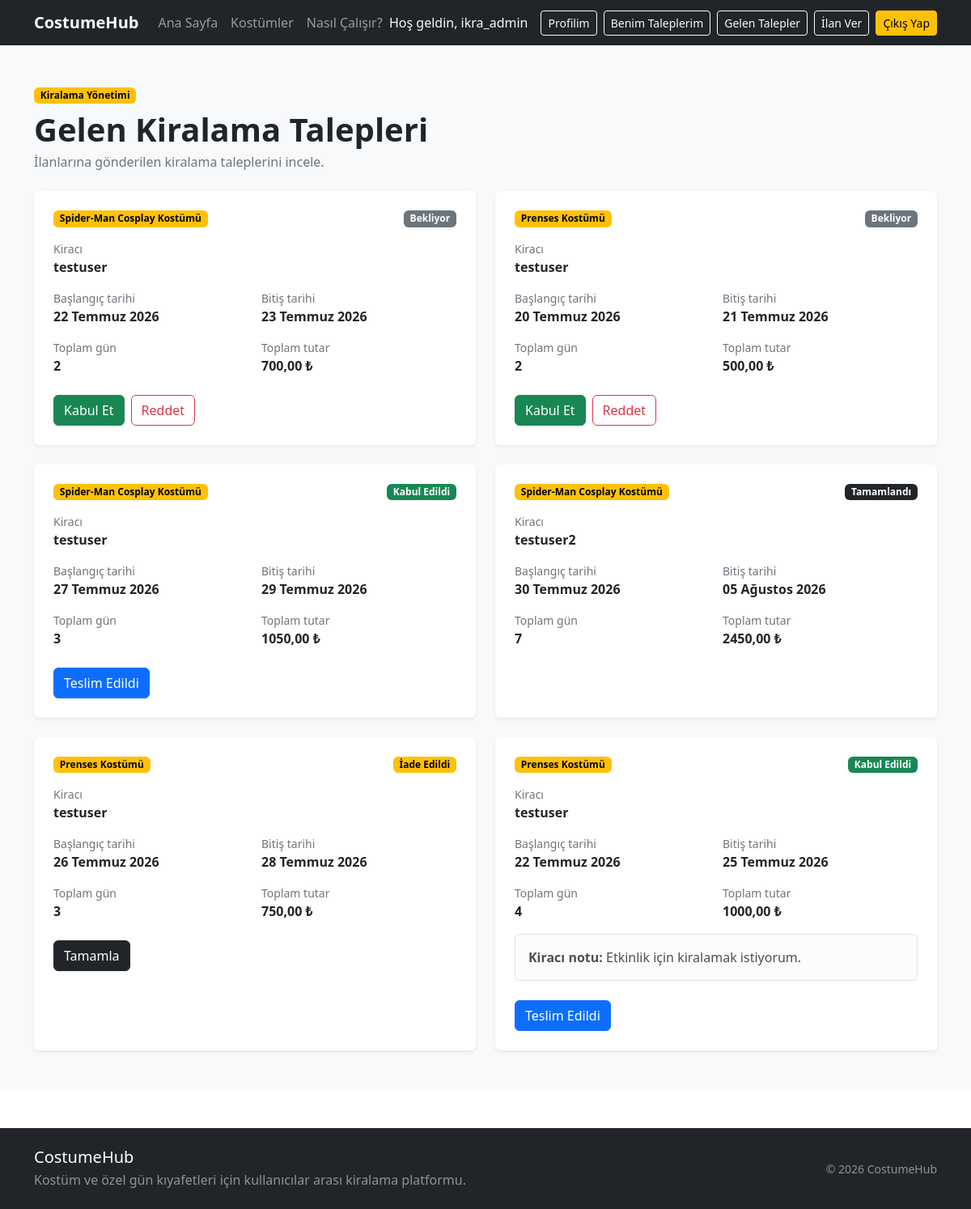
The app's page /kiralamalar/gelen-talepler/ (signed in) with its own data.
### rentals/models.py (models this page shows, shortened)
class KiralamaTalebi(models.Model):
    DURUM_SECENEKLERI = [
        ("BEKLIYOR", "Bekliyor"),
        ("KABUL_EDILDI", "Kabul Edildi"),
        ("TESLIM_EDILDI", "Teslim Edildi"),
        ("IADE_EDILDI", "İade Edildi"),
        ("TAMAMLANDI", "Tamamlandı"),
        ("REDDEDILDI", "Reddedildi"),
        ("IPTAL_EDILDI", "İptal Edildi"),
    ]
    ilan = models.ForeignKey(
        "products.Ilan",
        on_delete=models.CASCADE,
        related_name="kiralama_talepleri",
        verbose_name="İlan",
    )
    kiraci = models.ForeignKey(
        settings.AUTH_USER_MODEL,
        on_delete=models.CASCADE,
        related_name="kiralama_talepleri",
        verbose_name="Kiracı",
    )
    baslangic_tarihi = models.DateField(
        verbose_name="Başlangıç tarihi",
    )
    bitis_tarihi = models.DateField(
        verbose_name="Bitiş tarihi",
    )
    toplam_gun = models.PositiveIntegerField(
        verbose_name="Toplam gün",
    )
    toplam_tutar = models.DecimalField(
        max_digits=10,
        decimal_places=2,
        verbose_name="Toplam tutar",
    )
    durum = models.CharField(
        max_length=20,
        choices=DURUM_SECENEKLERI,
        default="BEKLIYOR",
        verbose_name="Talep durumu",
    )
    not_metni = models.TextField(
        blank=True,
        verbose_name="Kiracı notu",
    )
    olusturulma_tarihi = models.DateTimeField(
        auto_now_add=True,
        verbose_name="Oluşturulma tarihi",
    )
    guncellenme_tarihi = models.DateTimeField(
        auto_now=True,
        verbose_name="Güncellenme tarihi",
    )
    class Meta:
        verbose_name = "Kiralama talebi"
        verbose_name_plural = "Kiralama talepleri"
        ordering = ["-olusturulma_tarihi"]

### products/models.py (models this page shows, shortened)
class Ilan(models.Model):
    BEDEN_SECENEKLERI = [
        ("XS", "XS"),
        ("S", "S"),
        ("M", "M"),
        ("L", "L"),
        ("XL", "XL"),
        ("XXL", "XXL"),
        ("STANDART", "Standart"),
    ]
    DURUM_SECENEKLERI = [
        ("TASLAK", "Taslak"),
        ("YAYINDA", "Yayında"),
        ("PASIF", "Pasif"),
    ]
    ilan_sahibi = models.ForeignKey(
        settings.AUTH_USER_MODEL,
        on_delete=models.CASCADE,
        related_name="ilanlar",
        verbose_name="İlan sahibi",
    )
    kategori = models.ForeignKey(
        Kategori,
        on_delete=models.PROTECT,
        related_name="ilanlar",
        verbose_name="Kategori",
    )
    baslik = models.CharField(
        max_length=150,
        verbose_name="İlan başlığı",
    )
    aciklama = models.TextField(
        max_length=2000,
        verbose_name="Açıklama",
    )
    fotograf = models.ImageField(
    upload_to="ilanlar/",
    blank=True,
    null=True,
    verbose_name="İlan fotoğrafı",
)
    beden = models.CharField(
        max_length=20,
        choices=BEDEN_SECENEKLERI,
        verbose_name="Beden",
    )
    renk = models.CharField(
        max_length=50,
        verbose_name="Renk",
    )
    gunluk_fiyat = models.DecimalField(
        max_digits=10,
        decimal_places=2,
        verbose_name="Günlük kiralama ücreti",
    )
    depozito = models.DecimalField(
        max_digits=10,
        decimal_places=2,
        default=0,
        verbose_name="Depozito",
    )
    sehir = models.CharField(
        max_length=50,
        verbose_name="Şehir",
    )
    durum = models.CharField(
        max_length=20,
        choices=DURUM_SECENEKLERI,
        default="YAYINDA",
        verbose_name="İlan durumu",
    )
    mevcut_mu = models.BooleanField(
        default=True,
        verbose_name="Kiralamaya uygun mu?",
    )
    olusturulma_tarihi = models.DateTimeField(
        auto_now_add=True,
    )
    guncellenme_tarihi = models.DateTimeField(
        auto_now=True,
    )
    class Meta:
        verbose_name = "İlan"
        verbose_name_plural = "İlanlar"
        ordering = ["-olusturulma_tarihi"]

### rentals/views.py (the view)
@login_required
def gelen_kiralama_talepleri(request):
    talepler = (
        KiralamaTalebi.objects.filter(
            ilan__ilan_sahibi=request.user,
        )
        .select_related(
            "ilan",
            "kiraci",
        )
        .order_by("-olusturulma_tarihi")
    )
    return render(
        request,
        "rentals/gelen_kiralama_talepleri.html",
        {
            "talepler": talepler,
        },
    )

### templates/rentals/gelen_kiralama_talepleri.html (shortened to what this page needs)
{% extends "base.html" %}
{% block content %}
<section class="py-5 bg-light">
    <div class="container">
        <div class="mb-4">
            <span class="badge text-bg-warning mb-2">
                Kiralama Yönetimi
            </span>
            <h1 class="fw-bold mb-1">
                Gelen Kiralama Talepleri
            </h1>
            <p class="text-secondary mb-0">
                İlanlarına gönderilen kiralama taleplerini incele.
            </p>
        </div>
        {% if talepler %}
            <div class="row g-4">
                {% for talep in talepler %}
                    <div class="col-lg-6">
                        <div class="card h-100 border-0 shadow-sm">
                            <div class="card-body p-4">
                                <div class="d-flex justify-content-between align-items-start mb-3">
                                    <span class="badge text-bg-warning">
                                        {{ talep.ilan.baslik }}
                                    </span>
                                    {% if talep.durum == "BEKLIYOR" %}
                                        <span class="badge text-bg-secondary">
                                            Bekliyor
                                        </span>
                                    {% elif talep.durum == "KABUL_EDILDI" %}
                                        <span class="badge text-bg-success">
                                            Kabul Edildi
                                        </span>
                                    {% elif talep.durum == "TESLIM_EDILDI" %}
                                        <span class="badge text-bg-primary">
                                            Teslim Edildi
                                        </span>
                                    {% elif talep.durum == "IADE_EDILDI" %}
                                        <span class="badge text-bg-warning">
                                            İade Edildi
                                        </span>
                                    {% elif talep.durum == "TAMAMLANDI" %}
                                        <span class="badge text-bg-dark">
                                            Tamamlandı
                                        </span>
                                    {% elif talep.durum == "REDDEDILDI" %}
                                        <span class="badge text-bg-danger">
                                            Reddedildi
                                        </span>
                                    {% elif talep.durum == "IPTAL_EDILDI" %}
                                        <span class="badge text-bg-dark">
                                            İptal Edildi
                                        </span>
                                    {% else %}
                                        <span class="badge text-bg-light">
                                            {{ talep.get_durum_display }}
                                        </span>
                                    {% endif %}
                                </div>
                                <div class="mb-3">
                                    <div class="small text-secondary">
                                        Kiracı
                                    </div>
                                    <div class="fw-semibold">
                                        {{ talep.kiraci.username }}
                                    </div>
                                </div>
                                <div class="row g-3 mb-3">
                                    <div class="col-sm-6">
                                        <div class="small text-secondary">
                                            Başlangıç tarihi
                                        </div>
                                        <div class="fw-semibold">
                                            {{ talep.baslangic_tarihi }}
                                        </div>
                                    </div>
                                    <div class="col-sm-6">
                                        <div class="small text-secondary">
                                            Bitiş tarihi
                                        </div>
                                        <div class="fw-semibold">
                                            {{ talep.bitis_tarihi }}
                                        </div>
                                    </div>
                                    <div class="col-sm-6">
                                        <div class="small text-secondary">
                                            Toplam gün
                                        </div>
                                        <div class="fw-semibold">
                                            {{ talep.toplam_gun }}
                                        </div>
                                    </div>
                                    <div class="col-sm-6">
                                        <div class="small text-secondary">
                                            Toplam tutar
                                        </div>
                                        <div class="fw-bold">
                                            {{ talep.toplam_tutar }} ₺
                                        </div>
                                    </div>
                                </div>
                                {% if talep.not_metni %}
                                    <div class="alert alert-light border">
                                        <strong>Kiracı notu:</strong>
                                        {{ talep.not_metni }}
                                    </div>
                                {% endif %}
                                {% if talep.durum == "BEKLIYOR" %}
                                    <div class="d-flex gap-2 mt-4">
                                        <form
                                            method="POST"
                                            action="{% url 'rentals:kiralama_talebi_kabul_et' talep.id %}"
                                        >
                                            <button
                                                type="submit"
                                                class="btn btn-success"
                                            >
                                                Kabul Et
                                            </button>
                                        </form>
                                        <form
                                            method="POST"
                                            action="{% url 'rentals:kiralama_talebi_reddet' talep.id %}"
                                        >
                                            <button
                                                type="submit"
                                                class="btn btn-outline-danger"
                                            >
                                                Reddet
                                            </button>
                                        </form>
                                    </div>
                                {% elif talep.durum == "KABUL_EDILDI" %}
                                    <form
                                        method="POST"
                                        action="{% url 'rentals:kiralama_talebi_teslim_et' talep.id %}"
                                        class="mt-4"
                                    >
                                        <button
                                            type="submit"
                                            class="btn btn-primary"
                                        >
                                            Teslim Edildi
                                        </button>
                                    </form>
                                {% elif talep.durum == "IADE_EDILDI" %}
                                    <form
                                        method="POST"
                                        action="{% url 'rentals:kiralama_talebi_tamamla' talep.id %}"
                                        class="mt-4"
                                    >
                                        <button
                                            type="submit"
                                            class="btn btn-dark"
                                        >
                                            Tamamla
                                        </button>
                                    </form>
                                {% endif %}
                            </div>
                        </div>
                    </div>
                {% endfor %}
            </div>
        {% endif %}
    </div>
</section>
{% endblock %}

### templates/partials/navbar.html (shortened to what this page needs)
<nav class="navbar navbar-expand-lg navbar-dark bg-dark">
    <div class="container">
        <a class="navbar-brand fw-bold" href="{% url 'products:home' %}">
            CostumeHub
        </a>
        <div class="collapse navbar-collapse" id="anaMenu">
            <ul class="navbar-nav me-auto mb-2 mb-lg-0">
                <li class="nav-item">
                    <a
                        class="nav-link"
                        href="{% url 'products:home' %}"
                    >
                        Ana Sayfa
                    </a>
                </li>
                <li class="nav-item">
                    <a
                        class="nav-link"
                        href="{% url 'products:ilan_listesi' %}"
                    >
                        Kostümler
                    </a>
                </li>
                <li class="nav-item">
                    <a
                        class="nav-link"
                        href="{% url 'products:home' %}#nasil-calisir"
                    >
                        Nasıl Çalışır?
                    </a>
                </li>
            </ul>
            <div class="d-flex align-items-center gap-2">
                {% if user.is_authenticated %}
                    <span class="navbar-text text-light me-2">
                        Hoş geldin, {{ user.username }}
                    </span>
                    <a
                        href="{% url 'accounts:profil' %}"
                        class="btn btn-outline-light btn-sm"
                    >
                        Profilim
                    </a>
                    <a
                        href="{% url 'rentals:benim_kiralama_taleplerim' %}"
                        class="btn btn-outline-light btn-sm"
                    >
                        Benim Taleplerim
                    </a>
                    <a
                        href="{% url 'rentals:gelen_kiralama_talepleri' %}"
                        class="btn btn-outline-light btn-sm"
                    >
                        Gelen Talepler
                    </a>
                    <a
                        href="{% url 'products:ilan_olustur' %}"
                        class="btn btn-outline-light btn-sm"
                    >
                        İlan Ver
                    </a>
                    <form
                        method="POST"
                        action="{% url 'accounts:cikis' %}"
                        class="d-inline"
                    >
                        <button
                            type="submit"
                            class="btn btn-warning btn-sm"
                        >
                            Çıkış Yap
                        </button>
                    </form>
                {% endif %}
            </div>
        </div>
    </div>
</nav>

### static/css/style.css (style rules this page uses)
body { background-color: #ffffff; color: #212529; }
.card { transition: transform 0.2s ease, box-shadow 0.2s ease; }

### records on screen
KiralamaTalebi: ilan.baslik "Spider-Man Cosplay Kostümü", durum "Bekliyor", kiraci.username "testuser", baslangic_tarihi "22 Temmuz 2026", bitis_tarihi "23 Temmuz 2026", toplam_gun "2", toplam_tutar "700,00"
KiralamaTalebi: ilan.baslik "Prenses Kostümü", durum "Bekliyor", kiraci.username "testuser", baslangic_tarihi "20 Temmuz 2026", bitis_tarihi "21 Temmuz 2026", toplam_gun "2", toplam_tutar "500,00"
KiralamaTalebi: ilan.baslik "Spider-Man Cosplay Kostümü", durum "Kabul Edildi", kiraci.username "testuser", baslangic_tarihi "27 Temmuz 2026", bitis_tarihi "29 Temmuz 2026", toplam_gun "3", toplam_tutar "1050,00"
KiralamaTalebi: ilan.baslik "Spider-Man Cosplay Kostümü", durum "Tamamlandı", kiraci.username "testuser2", baslangic_tarihi "30 Temmuz 2026", bitis_tarihi "05 Ağustos 2026", toplam_gun "7", toplam_tutar "2450,00"
KiralamaTalebi: ilan.baslik "Prenses Kostümü", durum "İade Edildi", kiraci.username "testuser", baslangic_tarihi "26 Temmuz 2026", bitis_tarihi "28 Temmuz 2026", toplam_gun "3", toplam_tutar "750,00"
KiralamaTalebi: ilan.baslik "Prenses Kostümü", durum "Kabul Edildi", kiraci.username "testuser", baslangic_tarihi "22 Temmuz 2026", bitis_tarihi "25 Temmuz 2026", toplam_gun "4", toplam_tutar "1000,00", not_metni "Etkinlik için kiralamak istiyorum."

### other values on screen
{{ user.username }} "ikra_admin"
